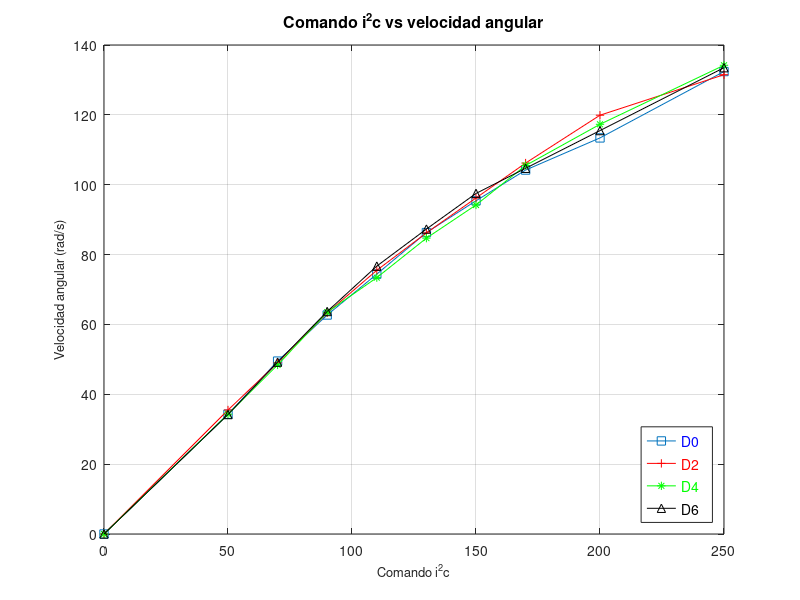
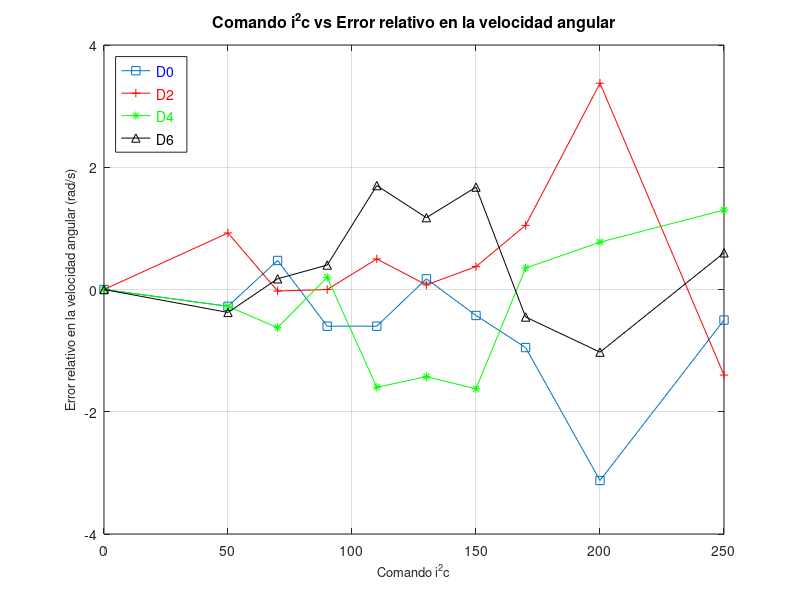

MATLAB code for these plots, in order: (Note: this script raises an error after producing the figures.)
%% Carga de datos
global gi2c gw
close all
clear all
clc

warning('carga el script viejo!')
x=load('tests/Motores/data/i2c_vs_todo/notas_cuad.txt');

i2c   = x(:,1);                % Comando i2c
assignin('base','gi2c',i2c);
Fm    = 9.81/1000*x(:,2)/4;    % Fuerza en N-m por motor
w     = (pi*mean(x(:,3:6)'))'; % Velocidad angular promedio de los motores (rad/s)
assignin('base','gw',w);
% PLOT VELOCIDADES DE LOS 4 MOTORES

figure
    plot(i2c,x(:,4),'s-'); hold on; grid on; 
    plot(i2c,x(:,5),'r+-');
    plot(i2c,x(:,6),'g*-');
    plot(i2c,x(:,3),'k^-');
    title('\fontsize{16}Comando i^2c vs velocidad angular')
    xlabel('\fontsize{13}Comando i^2c')
    ylabel('\fontsize{13}Velocidad angular (rad/s)')
    legend('\fontsize{14}{\color{blue}D0}','\fontsize{14}{\color{red}D2}','\fontsize{14}{\color{green}D4}','\fontsize{14}D6','location','southeast')

    
 figure
    plot(i2c,x(:,4)-mean(x(:,3:6)')','s-'); hold on; grid on; 
    plot(i2c,x(:,5)-mean(x(:,3:6)')','r+-');
    plot(i2c,x(:,6)-mean(x(:,3:6)')','g*-');
    plot(i2c,x(:,3)-mean(x(:,3:6)')','k^-');
    title('\fontsize{16}Comando i^2c vs Error relativo en la velocidad angular')
    xlabel('\fontsize{13}Comando i^2c')
    ylabel('\fontsize{13}Error relativo en la velocidad angular (rad/s)')
    legend('\fontsize{14}{\color{blue}D0}','\fontsize{14}{\color{red}D2}','\fontsize{14}{\color{green}D4}','\fontsize{14}D6','location','northwest')
    
%% Fuerza vs. velocidad angular    

wtest = 0:450;
fprintf('Fuerza vs. velocidad angular\n')
[p_quad_FW,Ftest_cuad_FW,e_cuad_FW,sigma_cuad_FW,p_cub_FW,Ftest_cub_FW,e_cub_FW,sigma_cub_FW] = curv_fit(w,Fm,wtest);

% CALIBRACION ANTERIOR
%Pviejos      = [3.7646e-5  -9.0535e-4 0.0170]; % Parametros primera calibracion
%Ftest_viejos = Pviejos(1)*(wtest.^2)+Pviejos(2)*wtest+Pviejos(3)*ones(size(wtest,1),1);

% PLOT FUERZA vs. VELOCIDAD ANGULAR
figure
    plot(w,Fm,'*')
    title('\fontsize{16}Velocidad angular vs. fuerza')
    xlabel('\fontsize{13}Velocidad angular (rad/s)')
    ylabel('\fontsize{13}Fuerza (N)')
    hold on; grid on
    plot(wtest,Ftest_cuad_FW,'r')
    plot(wtest,Ftest_cub_FW,'b')
    %plot(wtest,Ftest_viejos,'k')
    legend('\fontsize{13}Medias experimentales','\fontsize{13}Curva modelo cuadratico',...
        '\fontsize{13}Curva modelo cubico','location','northwest')

%% i2c vs. Fuerza

i2ctest = 0:250;
fprintf('\ni2c vs. Fuerza\n')
[p_quad_FI,Ftest_cuad_FI,e_cuad_FI,sigma_cuad_FI,p_cub_FI,Ftest_cub_FI,e_cub_FI,sigma_cub_FI] = curv_fit(i2c,Fm,i2ctest);

%B_lin      = [i2c];
%p_lin      = (B_lin'*B_lin)\(B_lin'*Fm);           % parametros del modelo cuadratico
%Ftest_lin  = p_lin(1)*i2ctest;

%e_lin      = Fm-(p_lin(1)*w);
%e_lin_prom = mean(e_lin);
%sigma_lin  = std(e_lin);
%fprintf('\nModelo Lineal\n\tError: %d\n\tSigma: %d',e_lin_prom,sigma_lin)

% PLOT i2c vs. FUERZA
figure
    plot(i2c,Fm,'*')
    title('\fontsize{16}Comando i^2c vs. fuerza')
    xlabel('\fontsize{13}Comando i^2c')
    ylabel('\fontsize{13}Fuerza (N)')
    hold on; grid on
    %plot(i2ctest,Ftest_lin,'k')
    plot(i2ctest,Ftest_cuad_FI,'r')
    plot(i2ctest,Ftest_cub_FI)
    legend('\fontsize{13}Medias experimentales','\fontsize{13}Curva modelo cuadratico',...
        '\fontsize{13}Curva modelo cubico','location','northwest')

%% i2c vs. Velocidad Angular

fprintf('\ni2c vs. Velocidad Angular\n')
[p_quad_IW,Ftest_cuad_IW,e_cuad_IW,sigma_cuad_IW,p_cub_IW,Ftest_cub_IW,e_cub_IW,sigma_cub_IW] = curv_fit(i2c,w,i2ctest);

X0=[200 100 1];
[X,RESNORM,RESIDUAL,EXITFLAG]=lsqnonlin(@monod,X0,[],[],optimset('MaxFunEvals',10000));
p_mon=X;

Ftest_monod=p_mon(1)*i2ctest./(p_mon(2)*i2ctest+p_mon(3));
e_monod=w-(p_mon(1)*i2c./(p_mon(2)*i2c+p_mon(3)));
e_monod_prom=mean(e_monod);
sigma_monod=std(e_monod);

fprintf('\nModelo Monod\n\tError: %d\n\tSigma: %d',e_monod_prom,sigma_monod)

% PLOT FUERZA vs. VELOCIDAD ANGULAR
figure
    plot(i2c,w,'*')
    title('\fontsize{16}Comando i^2c vs. velocidad angular')
    xlabel('\fontsize{13}Comando i^2c')
    ylabel('\fontsize{13}Velocidad angular (rad/s)')
    hold on; grid on
    plot(i2ctest,Ftest_cuad_IW,'r')
    plot(i2ctest,Ftest_cub_IW,'g')
    plot(i2ctest,Ftest_monod)
        legend('\fontsize{13}Medias experimentales','\fontsize{13}Curva modelo cuadratico',...
        '\fontsize{13}Curva modelo cubico',...,
        '\fontsize{13}Curva modelo Monod','location','northeast')

%% Velocidad Angular vs. i2c 

wtest = 0:450;
fprintf('\nVelocidad Angular vs. i^2c\n')
[p_quad_IW2,Ftest_cuad_IW2,e_cuad_IW2,sigma_cuad_IW2,p_cub_IW2,Ftest_cub_IW2,e_cub_IW2,sigma_cub_IW2] = curv_fit(w,i2c,wtest);

% PLOT FUERZA vs. VELOCIDAD ANGULAR
figure
    plot(w,i2c,'k*')
    title('\fontsize{16}Comando i^2c vs. velocidad angular')
    xlabel('\fontsize{13}Velocidad angular (rad/s)')
    ylabel('\fontsize{13}Comando i^2c')
    hold on; grid on
    plot(wtest,Ftest_cuad_IW2,'r')
    plot(wtest,Ftest_cub_IW2)
    legend('\fontsize{13}Medias experimentales','\fontsize{13}Curva modelo cuadratico',...
        '\fontsize{13}Curva modelo cubico','location','northwest')
  
% B_4      = [w.^4 w.^3 w.^2 w ];
% p_4      = (B_4'*B_4)\(B_4'*i2c);
% Ftest_4  = p_4(1)*wtest.^4+p_4(2)*wtest.^3+p_4(3)*wtest.^2+p_4(4)*wtest;
% 
% e_4      = i2c-(p_4(1)*w.^4+p_4(2)*w.^3+p_4(3)*w.^2+p_4(4)*w);
% e_4_prom = mean(e_4);
% sigma_4  = std(e_4);
% fprintf('\nModelo Cuatroatico\n\tError: %d\n\tSigma: %d',e_4_prom,sigma_4)
% fprintf('\nEl modelo cuatroatico es casi identico al cubico. El termino en w^4 es 6 órdenes mas chico que el de w^3\n')

